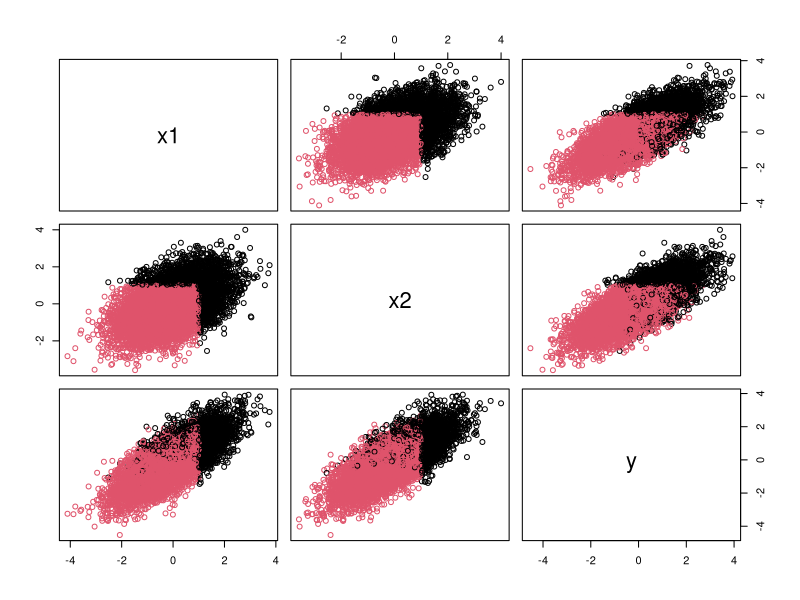
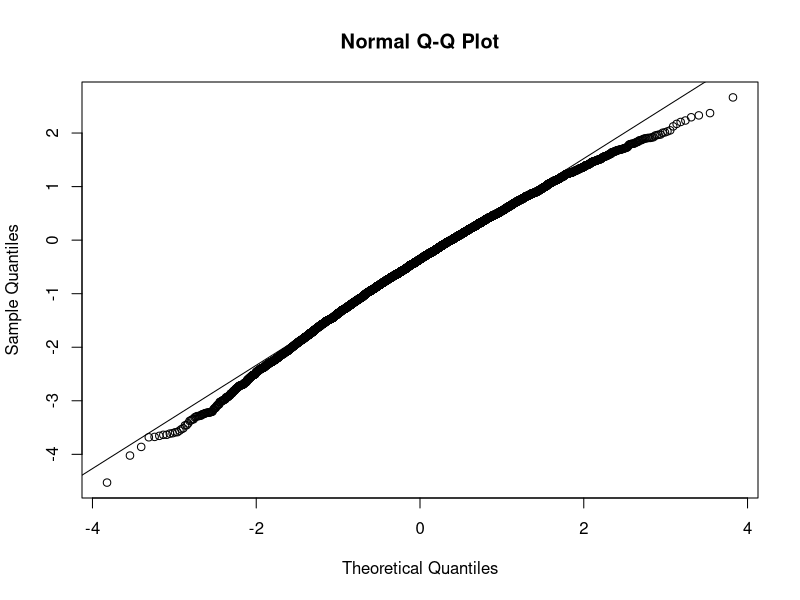

Write the R code that produced these figures, in order.

n <- 10000

r <- 0.5

x1 <- rnorm(n)
x2 <- r * x1 + sqrt(1-r^2)*rnorm(n)
y  <- (x1+x2+rnorm(n))/sqrt(3)

b<-(x1<1) & (x2<1); sum(b)

pairs(cbind(x1,x2,y),col=1+b)


out <- y[b]

qqnorm(out); abline(a=mean(out),b=sd(out))

mean(out)
sd(out)
